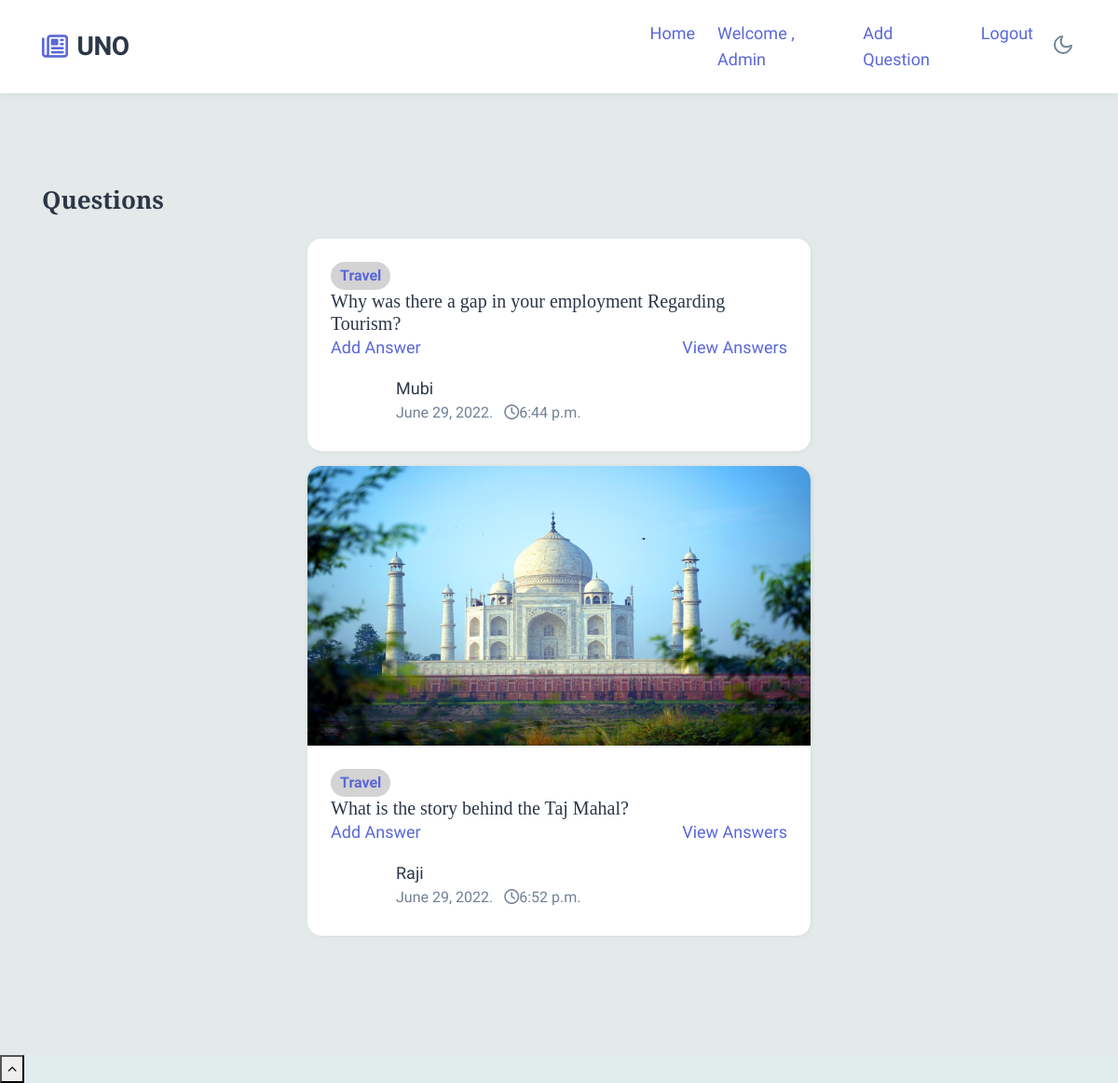
Screenshot of /categorylist/3 (signed in) with the database file from the repository.
### myapp/models.py (models this page shows, shortened)
class QuestionModel(models.Model):
	user=models.ForeignKey(User,on_delete=models.CASCADE)
	qn=models.TextField(max_length=1000)
	pic=models.ImageField(upload_to="qnpic/",blank=True)
	group=models.ForeignKey(CategoryModel,on_delete=models.CASCADE)
	status=models.BooleanField(default=True)
	created_on=models.DateTimeField(auto_now=True)
	updated_on=models.DateTimeField(auto_now=True)

class CategoryModel(models.Model):
	name=models.CharField(max_length=30)
	status=models.BooleanField(default=True)
	created_on=models.DateTimeField(auto_now=True)
	def __str__(self):
		return self.name

### myapp/views.py (the view)
# urls.py: path('categorylist/<int:pk>', CategoryList.as_view(), name='categorylist'),
class CategoryList(View):
	template_name='categorylist.html'
	def get(self,request,pk):
		data=CategoryModel.objects.get(id=pk)
		answerdata=QuestionModel.objects.filter(group=data)
		return render(request,self.template_name,{'answerdata':answerdata,'data':data})

### templates/categorylist.html (shortened to what this page needs)
{% load static %}
<!doctype html>
<html lang="en">
<head>
    <link href="https://cdn.jsdelivr.net/npm/bootstrap@5.1.3/dist/css/bootstrap.min.css" rel="stylesheet">
    <link rel="stylesheet" href="{% static 'assets/css/style-starter.css' %}">
</head>
<body>
    <header class="w3l-header">
        <div class="container">
            <nav class="navbar navbar-expand-lg navbar-light fill px-lg-0 py-0 px-sm-3 px-0">
                <a class="navbar-brand" href="index.html">
                    <span class="fa fa-newspaper-o"></span> UNO</a>
                <div class="collapse navbar-collapse" id="navbarSupportedContent">
                    <ul class="navbar-nav">
                        <li class="nav-item active">
                            <a class="nav-link" href="/">Home</a>
                        </li>
                        {% if user.is_authenticated %}
                        <li class="nav-item active">
                            <a class="nav-link" href=" ">Welcome , {{request.user}}</a>
                        </li>
                        <li class="nav-item active">
                            <a class="nav-link" href="addqn/">Add Question</a>
                        </li>
                        <li class="nav-item active">
                            <a class="nav-link" href="{% url 'logout'%}">Logout</a>
                        </li>
                        {% endif %}
                    </ul>
                </div>
                <div class="mobile-position">
                    <nav class="navigation">
                        <div class="theme-switch-wrapper">
                            <label class="theme-switch" for="checkbox">
                                <div class="mode-container">
                                    <i class="gg-moon"></i>
                                </div>
                            </label>
                        </div>
                    </nav>
                </div>
        </div>
    </header>
    {% if user.is_authenticated %}
    <div class="w3l-homeblock2 py-5" style="background-color: rgb(228, 233, 233);">
        <div class="container py-lg-5 py-md-4">
            <h3 class="section-title-left mb-4">Questions</h3>
            <div class="row justify-content-center">
                <div class="col-6 mb-3 item">
                    {% for i in answerdata %}
                    <div class="card mb-3">
                        <div class="card-header p-0 position-relative">
                            {% if i.pic %}
                                <img class="card-img-bottom d-block radius-image-full" src="{{i.pic.url}}"
                                    alt="Card image cap" height="300px" width="300px">
                            {% endif %}
                        </div>
                        <div class="card-body blog-details">
                            <span class="label-blue">{{i.group}}</span>
                            <h5>{{i.qn}}</h5>
                            <p>
                                <a href="{% url 'addans' i.id %}" class="text-blue">Add Answer</a>
                                <a href="{% url 'answers' i.id %}" class="text-blue float-right"> View Answers</a>
                            </p>
                            <div class="author align-items-center mt-3 mb-1">
                                <ul class="blog-meta">
                                    <li>
                                        <a href="{% url 'chatroom' i.user.id %}">{{i.user}}</a>
                                    </li>
                                    <li class="meta-item blog-lesson">
                                        <span class="meta-value"> {{i.created_on.date}}</span>. <span
                                            class="meta-value ml-2"><span class="fa fa-clock-o"></span>{{i.created_on.time}}</span>
                                    </li>
                                </ul>
                            </div>
                        </div>
                    </div>
                    {% endfor %}
                </div>
            </div>
        </div>
    </div>
        <button onclick="topFunction()" id="movetop" title="Go to top">
            <span class="fa fa-angle-up"></span>
        </button>
{% else %}
<center style="padding-top: 250px;">
<h2>You need to login to View this content. Please <b><a href="{% url 'login'%}">Login</a></h2>
</center>
{% endif %}
</body>
</html>

### rows the page displays
QuestionModel: group "Travel", qn "Why was there a gap in your employment Regarding Tourism?", user "Mubi", created_on "June 29, 2022", created_on.time "6:44 p.m."
QuestionModel: pic (picture), group "Travel", qn "What is the story behind the Taj Mahal?", user "Raji", created_on "June 29, 2022", created_on.time "6:52 p.m."

### other values shown
{{ request.user }} "Admin"
